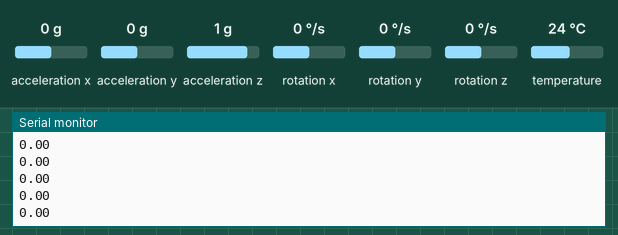
A sketch run on a simulated Arduino Uno, built with avr-gcc and run on an emulated ATmega328P. On the bench: the last lines printed to the serial monitor. The inputs (shaded band) are chosen by the test bench; at power-on: acceleration y 0 g, acceleration z 1 g, rotation x 0 °/s, acceleration x 0 g, rotation y 0 °/s, rotation z 0 °/s, temperature 24 °C.

Above: at 1.2 s.
1.3 s: acceleration y set to -1.4 g
At 2.2 s:
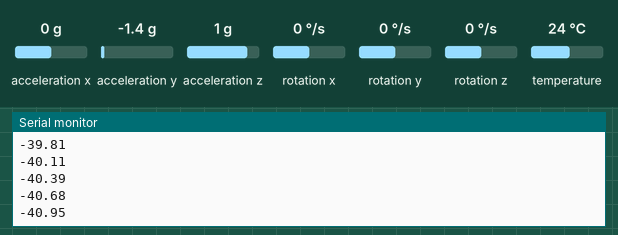
2.8 s: acceleration z set to -1.4 g
At 3.6 s:
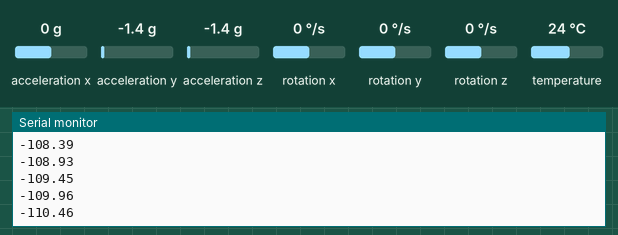
4.3 s: rotation x set to -192 °/s
At 4.9 s:
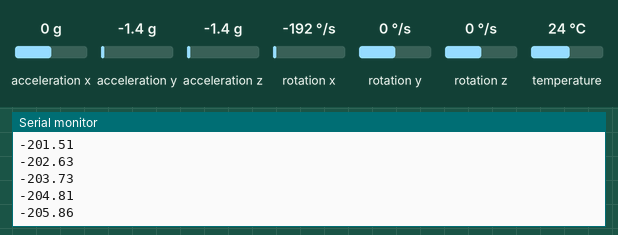
Timing chart, 0 to 7.3 s (numbered marks = the images above; inputs shaded):
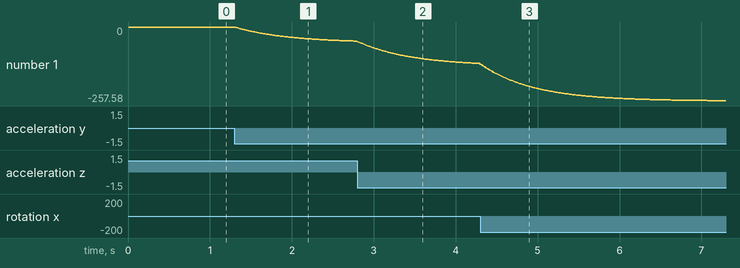

The sketch:

1_SensorTest.ino.ino
```cpp
#include <Adafruit_MPU6050.h>
#include <Adafruit_Sensor.h>
#include <Wire.h>
#include <math.h>

Adafruit_MPU6050 mpu;

float anglePitch = 0;
unsigned long timer;

void setup() {
  Serial.begin(115200);
  while (!Serial) {
    delay(10);
  }

  Serial.println("finding MPU6050");

  if (!mpu.begin()) {
    Serial.println("failed to find MPU6050");
    while (1) {
      delay(10);
    }
  }
  Serial.println("MPU6050 connected");

  mpu.setAccelerometerRange(MPU6050_RANGE_8_G);
  mpu.setGyroRange(MPU6050_RANGE_500_DEG);

  timer = micros();
  Serial.println("---------------------------------");
  Serial.println("Starting filter. Open Serial Plotter to see the angle.");
}

void loop() {
  sensors_event_t a, g, temp;
  mpu.getEvent(&a, &g, &temp);


  unsigned long now = micros();
  float dt = (now - timer) / 1000000.0;
  timer = now;

  float pitchAcc = atan2(a.acceleration.y, a.acceleration.z) * 180.0 / M_PI;

  float gyroRate = g.gyro.x * 180.0 / M_PI;

  anglePitch = 0.98 * (anglePitch + gyroRate * dt) + 0.02 * pitchAcc;

  Serial.println(anglePitch);

  delay(10);
}
```

Measured:
- after the input at 1.3 s, the serial monitor: prints a new line at once (image 1)
- plotted number 1: 0 → -49.13 after the input at 1.3 s
